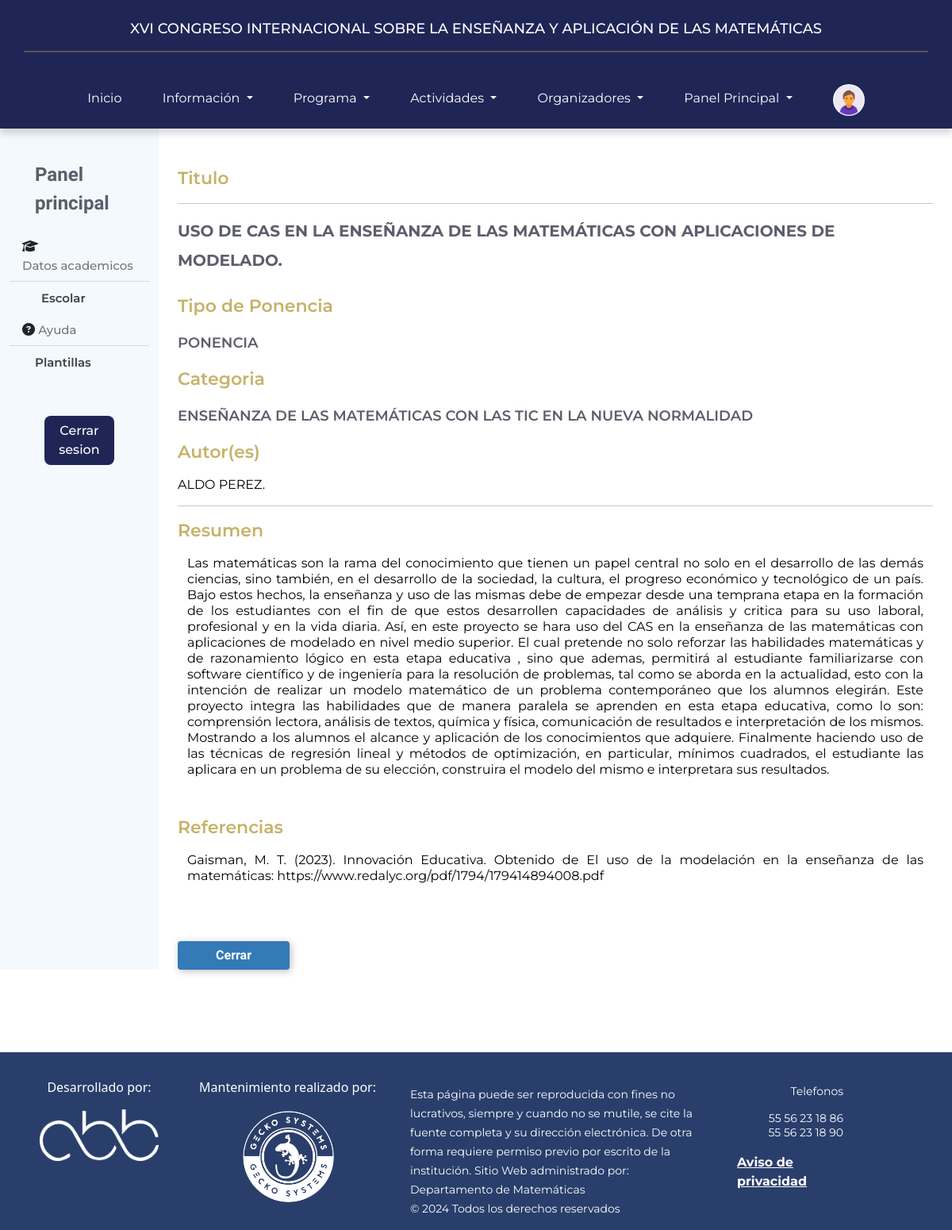
Screenshot of /components/VisualizacionResumen/visualizacionResumen.php?id=EN-POSM002&visualizacion=1 (signed in) with the database file from the repository.
### tables this page shows
CREATE TABLE `recursos_pagprin` (
  `idRecurso` int(11) NOT NULL,
  `color_congreso` varchar(10) NOT NULL,
  `nombre_congreso` varchar(100) NOT NULL,
  `logo2_congreso` varchar(100) NOT NULL,
  `cartel_congreso` varchar(100) NOT NULL,
  `banner_congreso` varchar(100) NOT NULL,
  `pat1` varchar(100) NOT NULL,
  `pat2` varchar(100) NOT NULL,
  `pat3` varchar(100) NOT NULL,
  `pat4` varchar(100) NOT NULL,
  `pat5` varchar(100) NOT NULL
);

CREATE TABLE `ponencia` (
  `id_ponencia` varchar(20) NOT NULL,
  `titulo_ponencia` varchar(100) DEFAULT NULL,
  `resumen_ponencia` text DEFAULT NULL,
  `referencia_ponencia` text DEFAULT NULL,
  `video_ponencia` text DEFAULT NULL,
  `fecha_ponencia` date DEFAULT NULL,
  `id_congreso` int(3) NOT NULL,
  `id_tipo_ponencia` int(2) DEFAULT NULL,
  `id_categoria` int(3) DEFAULT NULL,
  `id_usuario_registra` int(7) DEFAULT NULL,
  `fecha_registro_ponencia` datetime(6) DEFAULT NULL,
  `id_usuario_evalua` int(7) DEFAULT NULL
);

CREATE TABLE `tipo_ponencia` (
  `id_tipo_ponencia` int(3) NOT NULL,
  `categoria_ponencia` varchar(50) DEFAULT NULL
);

CREATE TABLE `categoria` (
  `id_categoria` int(3) NOT NULL,
  `categoria` varchar(200) DEFAULT NULL,
  `id_congreso` int(11) DEFAULT NULL,
  `clave_cat` varchar(2) DEFAULT NULL
);

CREATE TABLE `usuario` (
  `id_usuario` int(7) NOT NULL,
  `nombres_usuario` varchar(100) DEFAULT NULL,
  `apellidos_usuario` varchar(100) DEFAULT NULL,
  `rfc_usuario` varchar(30) DEFAULT NULL,
  `email_usuario` varchar(100) DEFAULT NULL,
  `contrasena_usuario` varchar(500) DEFAULT NULL,
  `telefono_usuario` varchar(15) DEFAULT NULL,
  `fecha_registro_usuario` datetime(6) DEFAULT NULL,
  `id_nivel_academico` int(2) DEFAULT NULL,
  `id_trayectoria_laboral` int(7) DEFAULT NULL,
  `hash_usuario` varchar(500) DEFAULT NULL,
  `foto_usuario` varchar(500) DEFAULT NULL,
  `estado_usuario` varchar(20) DEFAULT NULL
);

### public_html/Layouts/DetalleResumen/detalleResumen.php (the view, shortened to what this page needs)
<?php
    require "../../modelo/conexion.php";
    $idPonencia=$_GET['id'];
    $visualizacion=$_GET['visualizacion'];
    $consPonencia = "SELECT * FROM ponencia WHERE id_ponencia='$idPonencia'";
    $resPonencia = mysqli_query($conexion, $consPonencia);
    $fetchPonencia=mysqli_fetch_assoc($resPonencia);
    $tituloPonencia= $fetchPonencia['titulo_ponencia'];
    $idCategoriaPonencia= $fetchPonencia['id_categoria'];
    $idTipoPonencia= $fetchPonencia['id_tipo_ponencia'];
    $idUsuarioRegistra= $fetchPonencia['id_usuario_registra'];
    $consCategoria = "SELECT * FROM categoria WHERE id_categoria='$idCategoriaPonencia'";
    $resCategoria = mysqli_query($conexion, $consCategoria);
    $fetchCategoria=mysqli_fetch_assoc($resCategoria);
    $categoriaPonencia=$fetchCategoria['categoria'];
    $consTipoPonencia = "SELECT * FROM tipo_ponencia WHERE id_tipo_ponencia='$idTipoPonencia'";
    $resTipoPonencia = mysqli_query($conexion, $consTipoPonencia);
    $fetchTipoPonencia=mysqli_fetch_assoc($resTipoPonencia);
    $tipoPonencia=$fetchTipoPonencia['categoria_ponencia'];
    $consAutor="SELECT * FROM usuario WHERE id_usuario='$idUsuarioRegistra'";
    $resAutor=mysqli_query($conexion,$consAutor);
    $fetchAutor=mysqli_fetch_assoc($resAutor);
    $nombresAutor=$fetchAutor['nombres_usuario'];
    $apellidosAutor=$fetchAutor['apellidos_usuario'];
    $primerNombreAutor=strtok($nombresAutor," ");
    $primerApellidoAutor=strtok($apellidosAutor," ");
    $nombreAutorFormato=$primerNombreAutor." ".$primerApellidoAutor;
    $coautoresFormato=".";
    $resumenPonencia= $fetchPonencia['resumen_ponencia'];
    $referenciaPonencia=$fetchPonencia['referencia_ponencia'];
?>
<div class="container">
    <span class="subtitulos mt-5">Titulo</span><hr>
    <span class="titulo mt-3 mb-4"><?php echo $tituloPonencia; ?></span>
    <span class="subtitulos mb-3">Tipo de Ponencia</span>
    <span class=" categoria mb-3"><?php echo $tipoPonencia; ?></span>
    <span class="subtitulos mb-3">Categoria</span>
    <span class=" categoria mb-3"><?php echo $categoriaPonencia; ?></span>
    <?php
    if($visualizacion!=2){
        ?>
        <span class="subtitulos mb-3">Autor(es)</span>
    <span class=" resumen mb-3"><?php echo $nombreAutorFormato.$coautoresFormato; ?></span><hr>
        <?php
    }
    ?>
    <span class="subtitulos mt-3">Resumen</span>
    <div class="container mt-3">
        <p class="resumen"><?php echo $resumenPonencia; ?></p>
    </div>
    <span class="subtitulos mt-5">Referencias</span>
    <div class="container mt-3">
        <p class="resumen"><?php echo $referenciaPonencia; ?></p>
    </div>
    <div class="row mt-4">
        <div class="d-flex justify-content-start">
            <input type="button" class="btn-azul mt-5 ps-5 pe-5" Value="Cerrar" onClick="window.close()">
        </div>
    </div>
</div>

### public_html/Layouts/nav.php (shortened to what this page needs)
<?php
$valorColor = "SELECT color_congreso FROM recursos_pagprin WHERE idRecurso = '1'";
$color = mysqli_query($conexion, $valorColor);
$rowColor = $color->fetch_assoc();
$colorHex = $rowColor['color_congreso'];
$nombreC = "SELECT nombre_congreso FROM recursos_pagprin WHERE idRecurso = '1'";
$queryNom = mysqli_query($conexion, $nombreC);
$rowNombre = $queryNom->fetch_assoc();
$congresoNombre = $rowNombre['nombre_congreso'];
?>
<div class="container-fluid text-center py-4 backgronund col-xl-12 col-lg-12 col-md-12"
  style="background-color: <?php echo $colorHex; ?>;">
  <span class="texto">
    <?php echo $congresoNombre; ?>
  </span>
  <hr class="container linea mt-3">
</div>
<nav class="navbar navbar-expand-lg backgronund pb-2 z-index-2  position-absolute"
  style="background-color: <?php echo $colorHex; ?>;">
  <div class=" container-fluid">
  <div class="collapse navbar-collapse " id="navbarNavDropdown">
    <ul class="navbar-nav centrar sinEspacio">
      <li class="nav-item">
        <a id="inicio" class="nav-link active a-nav mt-2" aria-current="page" href="../index.php">Inicio</a>
      </li>
      <li class="nav-item dropdown ">
        <a class="nav-link dropdown-toggle a-nav mt-2" href="#" role="button" data-bs-toggle="dropdown"
          aria-expanded="false">
          Información
        </a>
      </li>
      <li class="nav-item dropdown">
        <a class="nav-link dropdown-toggle a-nav mt-2" href="#" role="button" data-bs-toggle="dropdown"
          aria-expanded="false">
          Programa
        </a>
      </li>
      <li class="nav-item dropdown">
        <a class="nav-link dropdown-toggle a-nav mt-2" href="#" role="button" data-bs-toggle="dropdown"
          aria-expanded="false">
          Actividades
        </a>
      </li>
      <li class="nav-item dropdown">
        <a class="nav-link dropdown-toggle a-nav mt-2" href="#" role="button" data-bs-toggle="dropdown"
          aria-expanded="false">
          Organizadores
        </a>
      </li>
      <li class="nav-item dropdown">
        <a class="nav-link dropdown-toggle a-nav mt-2" href="#" role="button" data-bs-toggle="dropdown"
          aria-expanded="false">
          <?php
          if (!empty($_SESSION['correoElectronico'])) {
            ?>
            Panel Principal
          <?php }
            ?>
        </a>
      </li>
      <li class="nav-item">
        <a class="nav-link " href="/desarrollo/components/perfil/perfil.php" role="button" aria-expanded="false">
          <?php
          if (!empty($_SESSION["correoElectronico"])) {
            if (!empty($index)) {
              ?>
              <img src="<?php echo $_SESSION["foto"]
                    ?>" class="rounded-circle" alt="Foto de Perfil" width="40" height="40" vertical-align="middle">
              <?php
            } else { ?>
              <img src="<?php echo $_SESSION["foto"]
                    ?>" class="rounded-circle" alt="Foto de Perfil" width="40" height="40" vertical-align="middle">
              <?php
            }
          } else {
            ?>
            <img src="/desarrollo/src/fotos_usuarios/picProfileNull.png" class="rounded-circle" alt="Foto de Perfil" width="40"
              height="40" vertical-align="middle">
            <?php
          }
          ?>
        </a>
      </li>
    </ul>
  </div>
  </div>
</nav>

### public_html/styles.css (style rules this page uses)
html, body { max-width: 100vw !important; padding: 0px; overflow-x: hidden !important; margin: 0; height: 100%; }
.backgronund { position: static !important; z-index: 10000; }
.linea { margin: auto; border: solid 1px #ffd828 !important; z-index: 1000; }
.texto { font-family: "Montserrat", sans-serif; font-style: normal; font-weight: 500; font-size: 18px; line-height: 24px; color: #fff; }
nav { filter: drop-shadow(0px 7px 4px rgba(0, 0, 0, 0.14)); z-index: 3000 !important; padding-right: 25%; padding-left: 25%; }
.centrar { gap: 2.2rem; margin: 0 auto; }
a { font-family: "Montserrat" !important; font-style: normal; font-weight: 500; font-size: 16px; line-height: 20px; }
.a-nav { font-family: "Montserrat" !important; font-style: normal; font-weight: 400; font-size: 16px; line-height: 20px; color: #fff !important; }

### public_html/Layouts/DetalleResumen/detalle.css (style rules this page uses)
.subtitulos { font-family: 'Montserrat', sans-serif; font-style: normal; font-weight: 600; font-size: 22px; line-height: 30px; display: flex; align-items: center; color: #C5B268; }
.titulo { font-family: 'Montserrat', sans-serif; font-style: normal; font-weight: 700; font-size: 20px; line-height: 37px; display: flex; align-items: center; color: rgba(59, 61, 77, 0.83); }
.resumen { font-family: 'Montserrat', sans-serif; font-style: normal; font-weight: 400; font-size: 16px; line-height: 20px; display: flex; align-items: center; text-align: justify; color: #000000; }
.categoria { font-family: 'Montserrat'; font-style: normal; font-weight: 600; font-size: 18px; line-height: 30px; display: flex; align-items: center; color: rgba(59, 61, 77, 0.83); }
.btn-azul { background: #337AB7; mix-blend-mode: normal; height: 36px !important; font-family: 'Inter Tight', sans-serif; font-style: normal; font-weight: 600; font-size: 16px; color: #FFFFFF; border: none; filter: drop-shadow(2px 2px 5px rgba(0, 0, 0, 0.25)); border-radius: 4px; }

### rows the page displays
recursos_pagprin: nombre_congreso "XVI CONGRESO INTERNACIONAL SOBRE LA ENSEÑANZA Y APLICACIÓN DE LAS MATEMÁTICAS"
ponencia: titulo_ponencia "USO DE CAS EN LA ENSEÑANZA DE LAS MATEMÁTICAS CON APLICACIONES DE MODELADO.", resumen_ponencia "Las matemáticas son la rama del conocimiento que tienen un papel central no solo en el desarrollo de las demás ciencias, sino también, en el desarrollo de la sociedad, la cultura, el progreso económico y tecnológico de un país. Bajo estos hechos, la enseñanza y uso de las mismas debe de empezar desde una temprana etapa en la formación de los estudiantes con el fin de que estos desarrollen capacidades de análisis y critica para su uso laboral, profesional y en la vida diaria. Así, en este proyecto se hara uso del CAS en la enseñanza de las matemáticas con aplicaciones de modelado en nivel medio superior. El cual pretende no solo reforzar las habilidades matemáticas y de razonamiento lógico…", referencia_ponencia "Gaisman, M. T. (2023). Innovación Educativa. Obtenido de El uso de la modelación en la enseñanza de las matemáticas: https://www.redalyc.org/pdf/1794/179414894008.pdf"
tipo_ponencia: categoria_ponencia "PONENCIA"
categoria: categoria "ENSEÑANZA DE LAS MATEMÁTICAS CON LAS TIC EN LA NUEVA NORMALIDAD"
usuario: nombreAutorFormato "ALDO PEREZ"

### other values shown
$coautoresFormato "."
